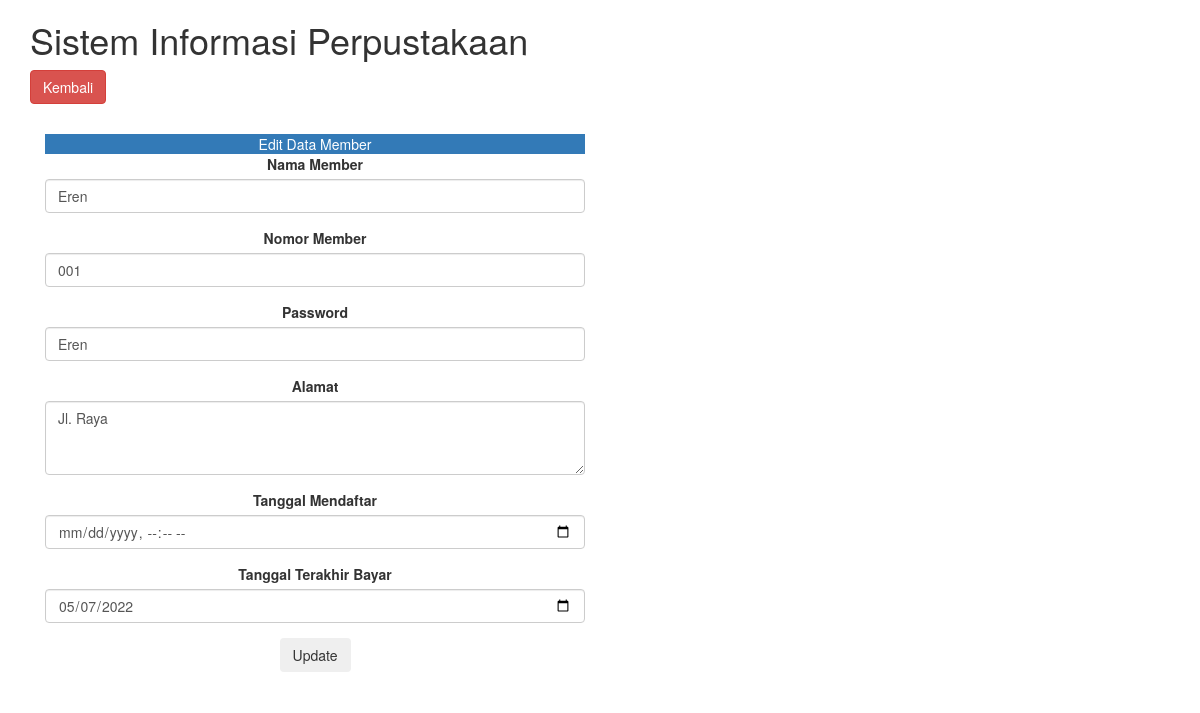
/FormMember.php?id_member=1 (signed in), run on the app's committed database.
### tables this page shows
CREATE TABLE `member` (
  `id_member` int(11) NOT NULL,
  `nama_member` varchar(250) NOT NULL,
  `nomor_member` varchar(15) NOT NULL,
  `password` varchar(45) NOT NULL,
  `alamat` text NOT NULL,
  `tgl_mendaftar` datetime NOT NULL,
  `tgl_terakhir_bayar` date NOT NULL
);

### Model.php (called while the page is built, shortened)
<?php
    class Model
    {
        public function getMemberById($id)
        {
            $sql = "SELECT * FROM member WHERE id_member = '$id'";
            $result = mysqli_query($GLOBALS['koneksi'], $sql);
            return $result;
        }
    }
?>

### FormMember.php (the view, shortened to what this page needs)
<?php
    require "Model.php";
    if (isset($_GET['id_member'])) {
        $id = $_GET['id_member'];
        $member = new Model();
        $result = $member->getMemberById($id);
        $row = mysqli_fetch_all($result, MYSQLI_ASSOC);
    }
    if (isset($_SESSION['nomor_member'])) :
?>
<html>
    <head>
        <link rel="stylesheet" href="https://maxcdn.bootstrapcdn.com/bootstrap/3.4.1/css/bootstrap.min.css">
    </head>
<body>
    <div class="container">
        <div class="row">
            <div class="col-md-12 py-3">
                <h1>Sistem Informasi Perpustakaan</h1>
                <a class="btn btn-danger my-2" href="Member.php"><i class="fa fa-arrow-left"></i>Kembali</a>
                <p>&nbsp;</p>
                    <div class="col-md-6 text-center">
                        <div class="card-header bg-primary text-white">
                            <?php
                                if (isset($_GET['id_member'])) {
                                    echo "Edit Data Member";
                                } else {
                                    echo "Tambah Data Member";
                                }
                            ?>
                        </div>
                        <div class="card-body">
                            <form action="" method="post">
                                <div class="form-group">
                                    <label for="nama_member">Nama Member</label>
                                    <input type="text" class="form-control" name="nama_member" id="nama_member" <?php echo (isset($_GET['id_member'])) ?  "value = '" . $row[0]["nama_member"] . "'" : "value = '' "; ?> placeholder="Nama Member" required>
                                </div>
                                <div class="form-group">
                                    <label for="nomor_member">Nomor Member</label>
                                    <input type="text" class="form-control" name="nomor_member" id="nomor_member" <?php echo (isset($_GET['id_member']) ) ?  "value = '" . $row[0]["nomor_member"] . "'" : "value = '' "; ?> placeholder="Nomor Member" required>
                                </div>
                                <div class="form-group">
                                        <label for="password">Password</label>
                                        <input type="text" class="form-control" name="password" id="password" <?php echo (isset($_GET['id_member'])) ?  "value = '" . $row[0]["password"] . "'" : "value = '' "; ?> placeholder="Password" required>
                                </div>
                                <div class="form-group">
                                    <label for="alamat">Alamat</label>
                                    <textarea class="form-control" name="alamat" id="alamat" rows="3" required><?php echo (isset($_GET['id_member'])) ? $row[0]["alamat"] : ""; ?></textarea>
                                </div>
                                <div class="form-group">
                                    <label for="tgMendaftar">Tanggal Mendaftar</label>
                                    <input type="datetime-local" class="form-control" name="tgl_mendaftar" id="tgl_mendaftar" <?php echo (isset($_GET['id_member'])) ?  "value = " . $row[0]["tgl_mendaftar"] . "" : "value = '' "; ?> placeholder="Tanggal Mendaftar" required>
                                </div>
                                <div class="form-group">
                                    <label for="tgTerakhirBayar">Tanggal Terakhir Bayar</label>
                                    <input type="date" class="form-control" name="tgl_terakhir_bayar" id="tgl_terakhir_bayar" <?php echo (isset($_GET['id_member'])) ?  "value = " . $row[0]["tgl_terakhir_bayar"] . "" : "value = '' "; ?> placeholder="Tanggal Terakhir Bayar" required>
                                </div>
                                <?php
                                if (isset($_GET['id_member'])) {
                                    echo " <button type=\"submit\" name=\"update\" class=\"btn btn-secondary my-2\">Update</button>";
                                } else {
                                    echo " <button type=\"submit\" name=\"submit\" class=\"btn btn-primary my-2\">Tambah</button>";
                                }
                                ?>
                            </form>
                        </div>
                    </div>
                </div>
            </div>
        </div>
</body>
</html>
<?php
else :
    header("Location: ErrorPage.php");
endif;
?>

### data on the page
member: nama_member "Eren", nomor_member "001", password "Eren", alamat "Jl. Raya", tgl_terakhir_bayar "05/07/2022"
